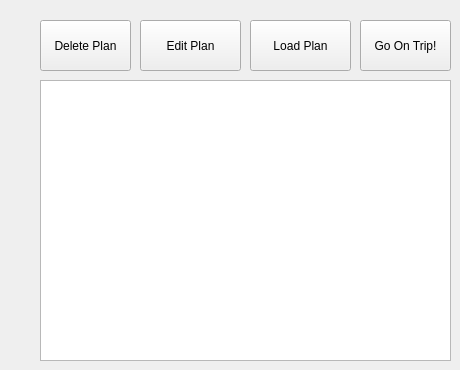
    <widget class="QWidget" name="viewPlansPage">
     <widget class="QPushButton" name="editPlan_button">
      <property name="geometry">
       <rect>
        <x>140</x>
        <y>20</y>
        <width>101</width>
        <height>51</height>
       </rect>
      </property>
      <property name="text">
       <string>Edit Plan</string>
      </property>
     </widget>
     <widget class="QPushButton" name="deletePlan_button">
      <property name="geometry">
       <rect>
        <x>40</x>
        <y>20</y>
        <width>91</width>
        <height>51</height>
       </rect>
      </property>
      <property name="text">
       <string>Delete Plan</string>
      </property>
     </widget>
     <widget class="QPushButton" name="trip_button">
      <property name="geometry">
       <rect>
        <x>360</x>
        <y>20</y>
        <width>91</width>
        <height>51</height>
       </rect>
      </property>
      <property name="text">
       <string>Go On Trip!</string>
      </property>
     </widget>
     <widget class="QListWidget" name="listWidget">
      <property name="geometry">
       <rect>
        <x>40</x>
        <y>80</y>
        <width>411</width>
        <height>281</height>
       </rect>
      </property>
     </widget>
     <widget class="QPushButton" name="loadPlan_button">
      <property name="geometry">
       <rect>
        <x>250</x>
        <y>20</y>
        <width>101</width>
        <height>51</height>
       </rect>
      </property>
      <property name="text">
       <string>Load Plan</string>
      </property>
     </widget>
    </widget>
